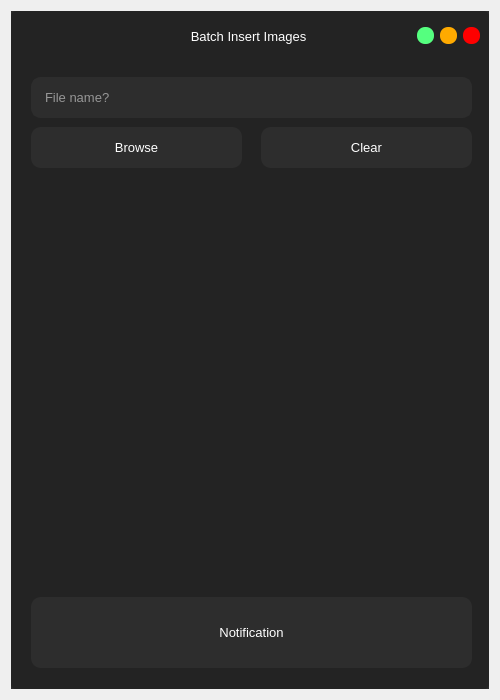
<?xml version="1.0" encoding="UTF-8"?>
<ui version="4.0">
 <class>Images</class>
 <widget class="QDialog" name="Images">
  <property name="geometry">
   <rect>
    <x>0</x>
    <y>0</y>
    <width>500</width>
    <height>700</height>
   </rect>
  </property>
  <property name="minimumSize">
   <size>
    <width>500</width>
    <height>700</height>
   </size>
  </property>
  <property name="maximumSize">
   <size>
    <width>500</width>
    <height>700</height>
   </size>
  </property>
  <property name="windowTitle">
   <string>Dialog</string>
  </property>
  <layout class="QVBoxLayout" name="verticalLayout">
   <item>
    <widget class="QFrame" name="frame">
     <property name="styleSheet">
      <string notr="true">background-color: rgb(45, 45, 45);</string>
     </property>
     <property name="frameShape">
      <enum>QFrame::NoFrame</enum>
     </property>
     <property name="frameShadow">
      <enum>QFrame::Raised</enum>
     </property>
     <layout class="QVBoxLayout" name="verticalLayout_4">
      <property name="spacing">
       <number>0</number>
      </property>
      <property name="leftMargin">
       <number>0</number>
      </property>
      <property name="topMargin">
       <number>0</number>
      </property>
      <property name="rightMargin">
       <number>0</number>
      </property>
      <property name="bottomMargin">
       <number>0</number>
      </property>
      <item>
       <widget class="QFrame" name="frame_2">
        <property name="styleSheet">
         <string notr="true">QFrame{
	background-color: rgb(35, 35, 35);
	border-radius:5px;
}</string>
        </property>
        <property name="frameShape">
         <enum>QFrame::NoFrame</enum>
        </property>
        <property name="frameShadow">
         <enum>QFrame::Raised</enum>
        </property>
        <layout class="QVBoxLayout" name="verticalLayout_2">
         <property name="leftMargin">
          <number>0</number>
         </property>
         <property name="topMargin">
          <number>0</number>
         </property>
         <property name="rightMargin">
          <number>0</number>
         </property>
         <property name="bottomMargin">
          <number>0</number>
         </property>
         <item>
          <widget class="QFrame" name="frame_3">
           <property name="minimumSize">
            <size>
             <width>0</width>
             <height>40</height>
            </size>
           </property>
           <property name="maximumSize">
            <size>
             <width>16777215</width>
             <height>30</height>
            </size>
           </property>
           <property name="frameShape">
            <enum>QFrame::NoFrame</enum>
           </property>
           <property name="frameShadow">
            <enum>QFrame::Raised</enum>
           </property>
           <layout class="QHBoxLayout" name="horizontalLayout">
            <property name="topMargin">
             <number>0</number>
            </property>
            <property name="bottomMargin">
             <number>0</number>
            </property>
            <item>
             <widget class="QLabel" name="label">
              <property name="minimumSize">
               <size>
                <width>60</width>
                <height>0</height>
               </size>
              </property>
              <property name="maximumSize">
               <size>
                <width>60</width>
                <height>16777215</height>
               </size>
              </property>
              <property name="text">
               <string/>
              </property>
              <property name="pixmap">
               <pixmap resource="../resource/asset.qrc">:/icons/asset/upload.svg</pixmap>
              </property>
             </widget>
            </item>
            <item>
             <widget class="QLabel" name="label_2">
              <property name="font">
               <font>
                <family>Arial</family>
                <pointsize>10</pointsize>
               </font>
              </property>
              <property name="styleSheet">
               <string notr="true">QLabel{
	color: rgb(255, 255, 255);
}</string>
              </property>
              <property name="text">
               <string>Batch Insert Images</string>
              </property>
              <property name="alignment">
               <set>Qt::AlignCenter</set>
              </property>
             </widget>
            </item>
            <item>
             <widget class="QPushButton" name="btn_minimize">
              <property name="minimumSize">
               <size>
                <width>16</width>
                <height>16</height>
               </size>
              </property>
              <property name="maximumSize">
               <size>
                <width>17</width>
                <height>17</height>
               </size>
              </property>
              <property name="styleSheet">
               <string notr="true">QPushButton{
	background-color: rgb(85, 255, 127);
	border:none;
	border-radius: 8px;
}

QPushButton:hover{	
	background-color: rgba(85, 255, 127,150);
	
}</string>
              </property>
              <property name="text">
               <string/>
              </property>
             </widget>
            </item>
            <item>
             <widget class="QPushButton" name="btn_maximize">
              <property name="minimumSize">
               <size>
                <width>16</width>
                <height>16</height>
               </size>
              </property>
              <property name="maximumSize">
               <size>
                <width>17</width>
                <height>17</height>
               </size>
              </property>
              <property name="styleSheet">
               <string notr="true">QPushButton{
	
	background-color: rgb(255, 170, 0);
	border:none;
	border-radius: 8px;
}

QPushButton:hover{	
	background-color: rgba(255, 170, 0,150);
	
}</string>
              </property>
              <property name="text">
               <string/>
              </property>
             </widget>
            </item>
            <item>
             <widget class="QPushButton" name="btn_close">
              <property name="minimumSize">
               <size>
                <width>16</width>
                <height>16</height>
               </size>
              </property>
              <property name="maximumSize">
               <size>
                <width>17</width>
                <height>17</height>
               </size>
              </property>
              <property name="styleSheet">
               <string notr="true">QPushButton{
	background-color: rgb(255, 0, 0);
	border:none;
	border-radius: 8px;
}

QPushButton:hover{	
	background-color: rgba(255, 0, 0,150);
	
}</string>
              </property>
              <property name="text">
               <string/>
              </property>
             </widget>
            </item>
           </layout>
          </widget>
         </item>
         <item>
          <widget class="QFrame" name="frame_4">
           <property name="frameShape">
            <enum>QFrame::NoFrame</enum>
           </property>
           <property name="frameShadow">
            <enum>QFrame::Raised</enum>
           </property>
           <widget class="QPushButton" name="btn_clear_area">
            <property name="geometry">
             <rect>
              <x>250</x>
              <y>70</y>
              <width>211</width>
              <height>41</height>
             </rect>
            </property>
            <property name="minimumSize">
             <size>
              <width>0</width>
              <height>41</height>
             </size>
            </property>
            <property name="maximumSize">
             <size>
              <width>16777215</width>
              <height>41</height>
             </size>
            </property>
            <property name="font">
             <font>
              <pointsize>10</pointsize>
             </font>
            </property>
            <property name="styleSheet">
             <string notr="true">QPushButton{
	color: rgb(255, 255, 255);
	background-color: rgb(45, 45, 45);
	border:none;
	border-radius: 10px;
}

QPushButton:hover{
	border-radius: 20px;
}

QPushButton:pressed{
	border: 2px solid rgb(255,255,255);	
}</string>
            </property>
            <property name="text">
             <string>Clear</string>
            </property>
            <property name="icon">
             <iconset resource="../resource/asset.qrc">
              <normaloff>:/icons/asset/delete.svg</normaloff>:/icons/asset/delete.svg</iconset>
            </property>
            <property name="iconSize">
             <size>
              <width>30</width>
              <height>30</height>
             </size>
            </property>
            <property name="flat">
             <bool>true</bool>
            </property>
           </widget>
           <widget class="QLabel" name="label_notification">
            <property name="geometry">
             <rect>
              <x>20</x>
              <y>540</y>
              <width>441</width>
              <height>71</height>
             </rect>
            </property>
            <property name="font">
             <font>
              <family>MS Shell Dlg 2</family>
              <pointsize>10</pointsize>
              <weight>50</weight>
              <bold>false</bold>
             </font>
            </property>
            <property name="styleSheet">
             <string notr="true">QLabel{
	color: rgb(255, 255, 255);
	background-color: rgb(45, 45, 45);
	border-radius: 10px;
}</string>
            </property>
            <property name="text">
             <string>Notification</string>
            </property>
            <property name="alignment">
             <set>Qt::AlignCenter</set>
            </property>
            <property name="wordWrap">
             <bool>true</bool>
            </property>
           </widget>
           <widget class="QLineEdit" name="batch_browse">
            <property name="geometry">
             <rect>
              <x>20</x>
              <y>20</y>
              <width>441</width>
              <height>41</height>
             </rect>
            </property>
            <property name="minimumSize">
             <size>
              <width>0</width>
              <height>41</height>
             </size>
            </property>
            <property name="maximumSize">
             <size>
              <width>16777215</width>
              <height>41</height>
             </size>
            </property>
            <property name="font">
             <font>
              <pointsize>10</pointsize>
             </font>
            </property>
            <property name="styleSheet">
             <string notr="true">QLineEdit{
	color: rgb(255, 255, 255);
	border: 2px solid  rgb(45, 45, 45);
	border-radius:10px;
	padding-left: 10px;
}

QLineEdit:hover{
	border:2px solid rgb(35, 35, 35);
}

QLineEdit:focus{
	border:2px solid rgb(255, 255, 255);
}</string>
            </property>
            <property name="readOnly">
             <bool>true</bool>
            </property>
            <property name="placeholderText">
             <string>File name?</string>
            </property>
            <property name="clearButtonEnabled">
             <bool>true</bool>
            </property>
           </widget>
           <widget class="QPushButton" name="btn_batch_browse">
            <property name="geometry">
             <rect>
              <x>20</x>
              <y>70</y>
              <width>211</width>
              <height>41</height>
             </rect>
            </property>
            <property name="minimumSize">
             <size>
              <width>0</width>
              <height>41</height>
             </size>
            </property>
            <property name="maximumSize">
             <size>
              <width>16777215</width>
              <height>41</height>
             </size>
            </property>
            <property name="font">
             <font>
              <pointsize>10</pointsize>
             </font>
            </property>
            <property name="styleSheet">
             <string notr="true">QPushButton{
	color: rgb(255, 255, 255);
	background-color: rgb(45, 45, 45);
	border:none;
	border-radius: 10px;
}

QPushButton:hover{
	border-radius: 20px;
}

QPushButton:pressed{
	border: 2px solid rgb(255,255,255);	
}</string>
            </property>
            <property name="text">
             <string>Browse</string>
            </property>
            <property name="icon">
             <iconset resource="../resource/asset.qrc">
              <normaloff>:/icons/asset/file.svg</normaloff>:/icons/asset/file.svg</iconset>
            </property>
            <property name="iconSize">
             <size>
              <width>30</width>
              <height>30</height>
             </size>
            </property>
            <property name="flat">
             <bool>true</bool>
            </property>
           </widget>
           <widget class="QTextEdit" name="textEdit">
            <property name="geometry">
             <rect>
              <x>23</x>
              <y>130</y>
              <width>431</width>
              <height>391</height>
             </rect>
            </property>
            <property name="font">
             <font>
              <pointsize>10</pointsize>
             </font>
            </property>
            <property name="styleSheet">
             <string notr="true">QTextEdit{
	
	color: rgb(255, 255, 255);
}</string>
            </property>
            <property name="frameShape">
             <enum>QFrame::NoFrame</enum>
            </property>
            <property name="frameShadow">
             <enum>QFrame::Plain</enum>
            </property>
            <property name="readOnly">
             <bool>true</bool>
            </property>
           </widget>
          </widget>
         </item>
        </layout>
       </widget>
      </item>
     </layout>
    </widget>
   </item>
  </layout>
 </widget>
 <resources>
  <include location="../resource/asset.qrc"/>
 </resources>
 <connections/>
</ui>
